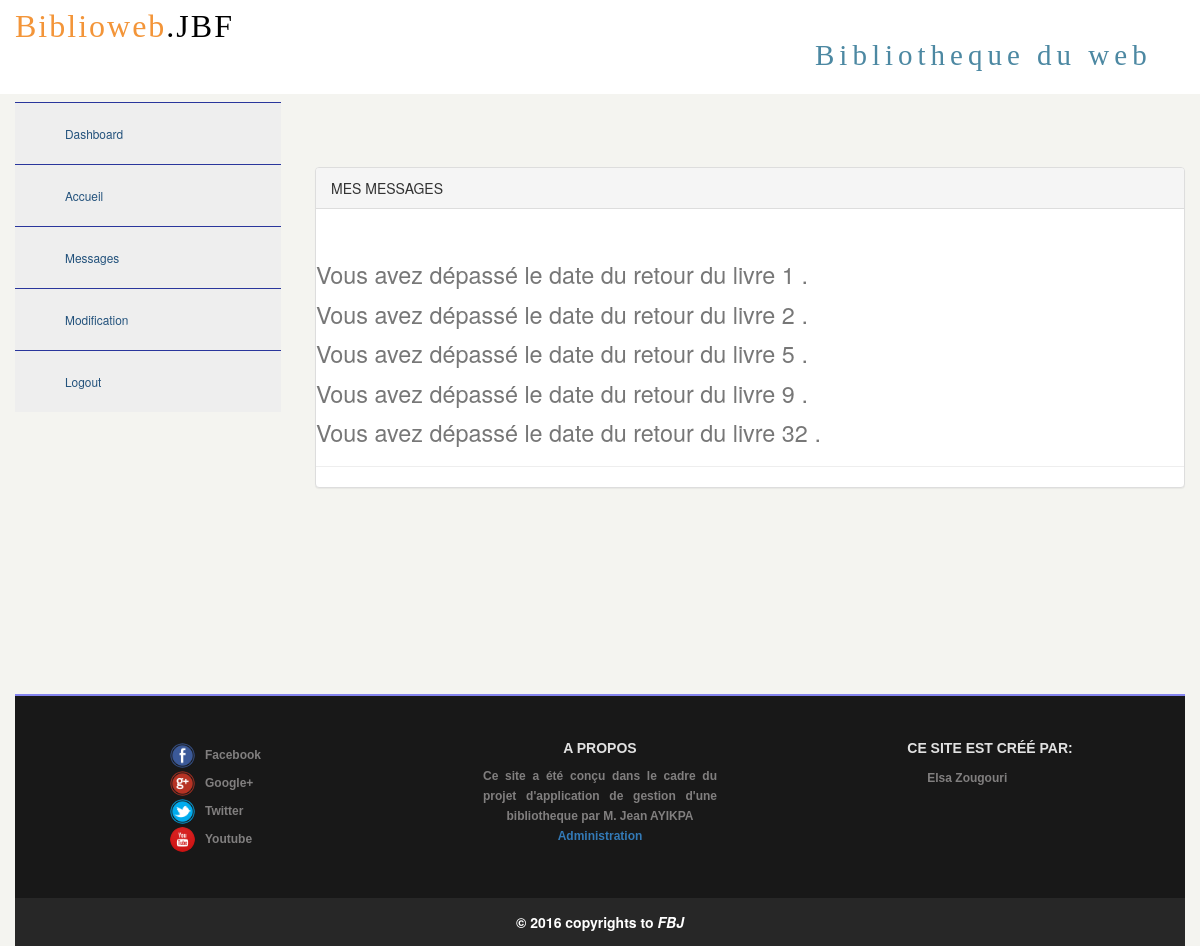
Page /messages.php (signed in) on the committed database.
### tables this page shows
CREATE TABLE IF NOT EXISTS `emprunter` (
  `id_emprunt` int(99) NOT NULL AUTO_INCREMENT,
  `id_client` int(99) NOT NULL,
  `ISBN` int(99) NOT NULL,
  `date_emprunt` date DEFAULT NULL,
  PRIMARY KEY (`id_emprunt`),
  KEY `id_client` (`id_client`,`ISBN`,`id_emprunt`),
  KEY `ISBN` (`ISBN`),
  KEY `date_emprunt` (`date_emprunt`)
);

CREATE TABLE IF NOT EXISTS `livre` (
  `ISBN` int(99) NOT NULL AUTO_INCREMENT,
  `titre_livre` varchar(70) DEFAULT NULL,
  `type_livre` varchar(20) DEFAULT NULL,
  `editeur` varchar(40) DEFAULT NULL,
  `etat` tinyint(1) NOT NULL DEFAULT '1',
  `img_livre` text,
  `Emplacement` text,
  `Paragraphe` text,
  PRIMARY KEY (`ISBN`),
  KEY `ISBN` (`ISBN`)
);

### modele/Client.php (called while the page is built, shortened)
<?php
include("Connexion.php");
class Client extends Connexion1 {
		public function livre_emprunt($idclient)
		{	$emprunt = array();
			$sql="SELECT * FROM emprunter e , livre l WHERE e.ISBN=l.ISBN AND e.id_client='$idclient' ";
			$connex=new Connexion1();
			$req=$connex->getPDO()->query($sql);
			while($data = $req->fetch()){
				$emprunt[]=$data;
			}
			return $emprunt;
		}
}
?>

### modele/Connexion.php (called while the page is built, shortened)
<?php
	class Connexion1
    {
		private $_host="localhost";
		private $_user="root";
		private $_pwd="root";
		private $_dbname="ensitdb";
		public function getPDO()
        {
            $this->_statement=new PDO("mysql:host={$this->_host};dbname=".$this->_dbname,$this->_user,$this->_pwd,array(PDO::ATTR_ERRMODE=>PDO::ERRMODE_EXCEPTION));
			return $this->_statement;
        }
	}
?>

### messages.php (the view, shortened to what this page needs)
<?php
include("modele/Client.php");
?>
<!DOCTYPE html>
<html>
<head>
<link rel="stylesheet" href="CSS/bootstrap/css/bootstrap.min.css"/>
<link rel="stylesheet" href="CSS/theme.css"/>
<link rel="stylesheet" href="CSS/profile1.css"/>
</head>
<body>
<div class="jumbotron">
      <div class="col-lg-8">
          <span class="biblio-logo">Biblioweb<span class="dot">.JBF</span></span>
      </div>
      <div class="col-lg-4">
          <div id="logoright">Bibliotheque du web</div>
      </div>
</div>
<div class="col-lg-3">
<nav id="navigation">
  <ul>
    <li><a href="profil.php"><i class="ion-ios-speedometer-outline"></i><span>Dashboard</span></a></li>
    <li><a href="index.php"><i class="ion-ios-speedometer-outline"></i><span>Accueil</span></a></li>
    <li><a href="messages.php"><i class="ion-email"></i><span>Messages</span></a></li>
    <li><a href="modification.php"><i class="ion-gear-a"></i><span>Modification</span></a></li>
    <li><a href="index.php?d=true" ><i class="ion-log-out"></i><span>Logout</span></a></li>
  </ul>
</nav>
</div>
<div class="col-lg-9">
<div class="tableau">
<div class="panel panel-default">
  <div class="panel-heading">MES MESSAGES </div>
  <div class="page-header">
  <h1><small><?php delai(); ?></small></h1>
</div>
  </div>
</div>
</div>
<div class="col-lg-12">
<footer class="footer">
<?php include('composant/footer.php');?>
</footer>
</div>
</body>
</html>
<?php
function delai()
{
  $cli=new Client();
  $res=$cli->livre_emprunt($_SESSION['id_client']);
  foreach ($res as $emprunt)
  {
  $z=$emprunt['date_emprunt'];
  $DateFin=8;
  $DateDebut = date("$z");
  $DateFin = date('Y-m-d', strtotime($DateDebut.' +'.$DateFin.' days'));
  if($DateFin < date('Y-m-d'))
    {
    echo 'Vous avez dépassé le date du retour du livre  ' .$emprunt['ISBN'].' .<br/>';
    }
  else
    {
    }
  }
}
?>

### CSS/theme.css (style rules this page uses)
body { background-color:#F4F4F0; }
.jumbotron { background-color: #ffffff; }
.biblio-logo { font-family: Century Gothic; font-size: 32px; letter-spacing: 2px; color: #F39539; }
.dot { color: black; }
#logoright { padding-top: 31px; font-size: 29PX; font-family: -webkit-pictograph; letter-spacing: 5px; color: #4C88A2; }
.jumbotron { padding-top: 4px; padding-bottom: 90px; margin-bottom: 8px; }

### CSS/profile1.css (style rules this page uses)
nav#navigation { width: 266px; height: 100%; background: #EEE none repeat scroll 0% 0%; margin-bottom: 262px; }
nav#navigation ul { list-style: outside none none; padding: 0px; }
nav#navigation ul li { position: relative; display: block; width: 100%; height: 62px; border-top: 1px solid #29369C; }
nav#navigation ul li a { display: block; width: 100%; line-height: 60px; padding: 0 15px; text-decoration: none; color: #23527C; -webkit-transition: 150ms ease all; -moz-transition: 150ms ease all; -ms-transition: 150ms ease all; -o-transition: 150ms ease all; transition: 150ms ease all; }
nav#navigation ul li a i, nav#navigation ul li a span { display: inline-block; }
nav#navigation ul li a span { margin: 0 0 0 35px; font-size: 0.85em; }
.tableau { margin-top: 65px; }

### rows in the picture
emprunter: ISBN.ISBN "1"
emprunter: ISBN.ISBN "2"
emprunter: ISBN.ISBN "5"
emprunter: ISBN.ISBN "9"
emprunter: ISBN.ISBN "32"
